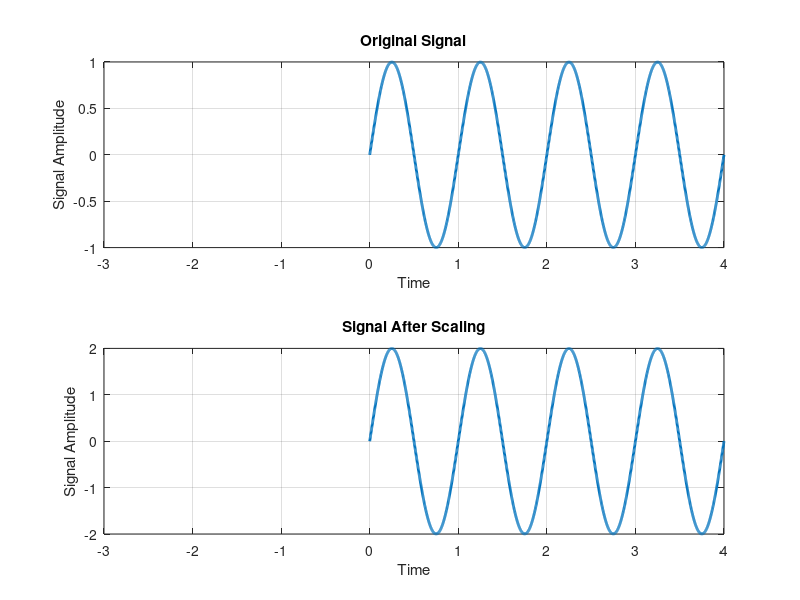

Recreate this plot in MATLAB.
n=0:0.002:4; 

x=sin(2*pi*1*n); 

subplot(2,1,1); 
plot(n,x,'linewidth',2); 
title('Original Signal'); 
xlabel('Time'); 
ylabel('Signal Amplitude');
axis([-3 4 -1 1]); 
grid;

subplot(2,1,2); 
plot(n,2*x,'linewidth',2); 
title('Signal After Scaling'); 
xlabel('Time'); 
ylabel('Signal Amplitude'); 
axis([-3 4 -2 2]); 
grid; 
